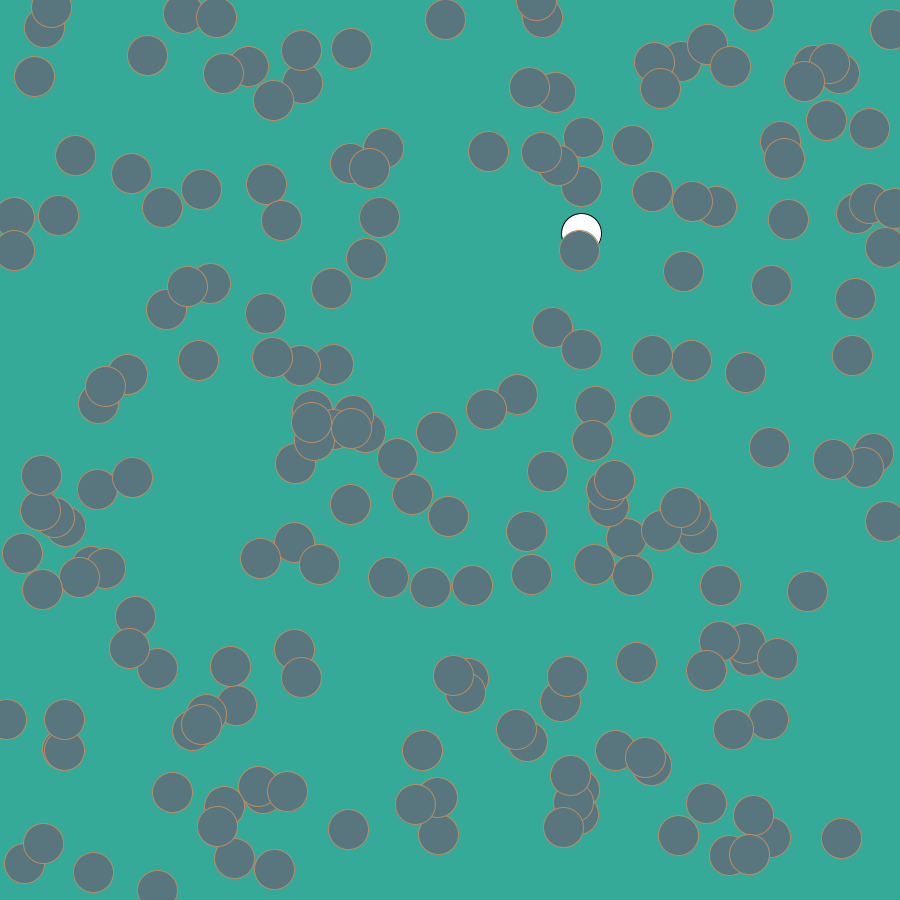
Frame 1 (no input)
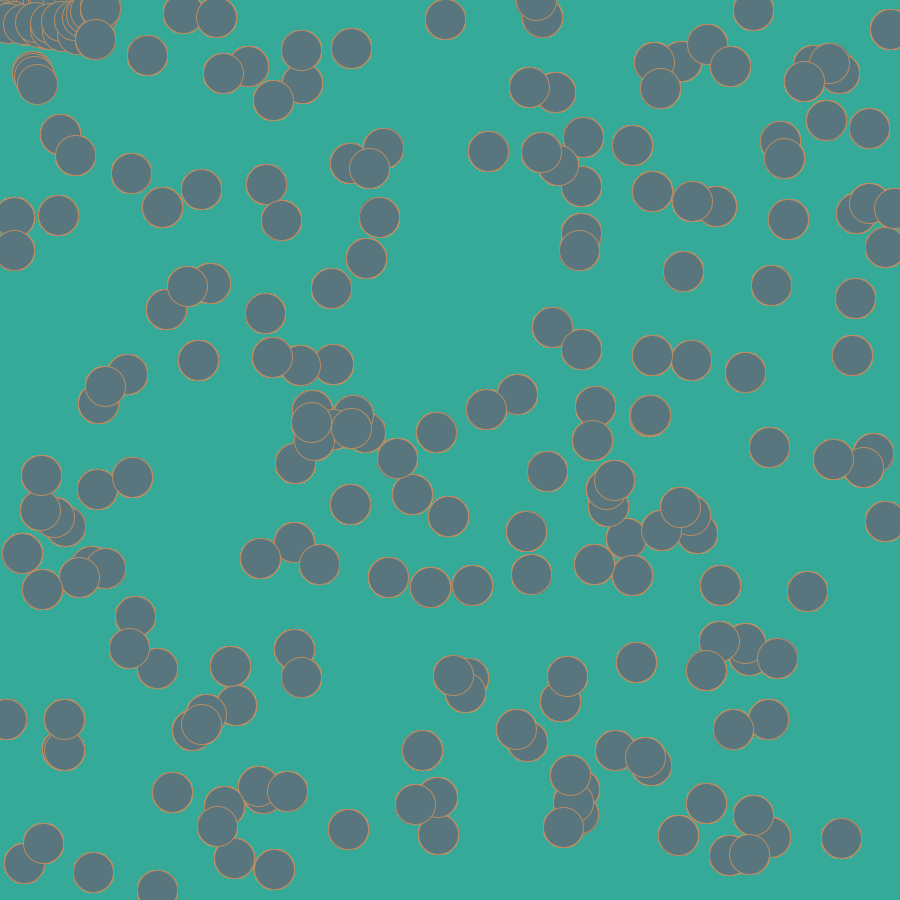
Frame 60 (the mouse pressed at the canvas centre just before this capture)
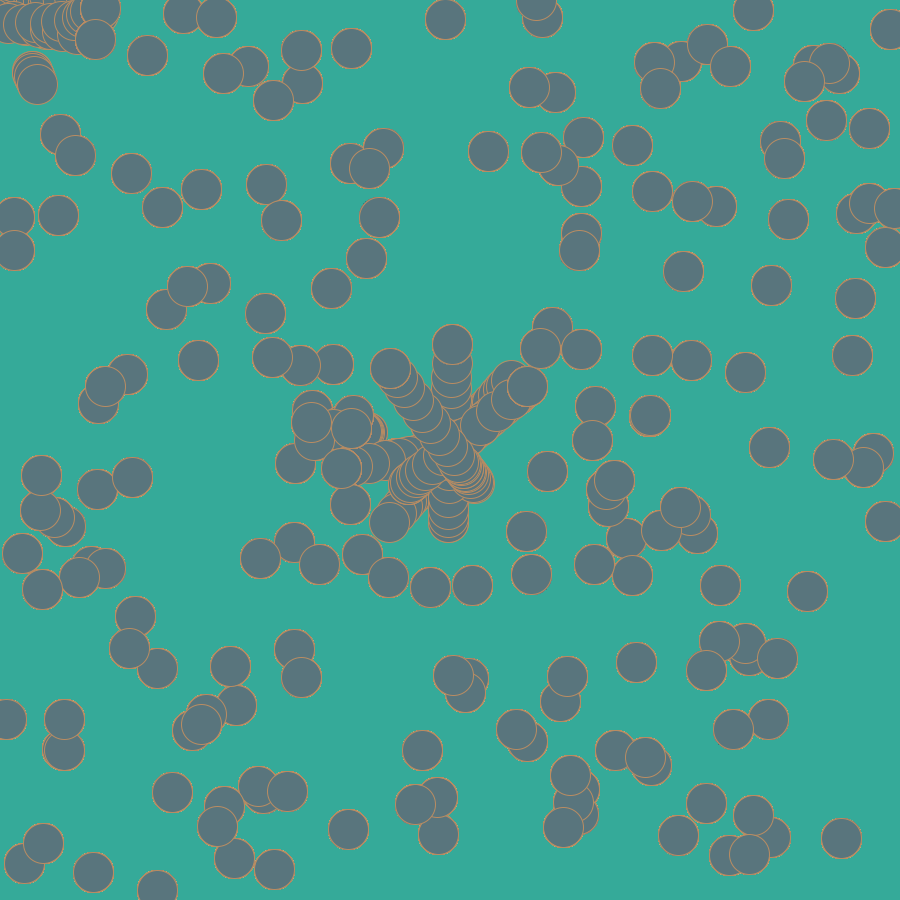
Frame 120 (the mouse held since frame 60 and released just before this capture)

The Processing sketch that drew these frames (run headless with seeded random() and noise(); from frame 60 on, the mouse is pressed at the canvas centre):

// Processing sketch: DATT2040_Week2_sketch
// ── DATT2040_Week2_sketch.pde
int total = 200;
Fly[] flies = new Fly[total];

void setup(){
  size(900,900);
  background(53,170,153, 97);
  for (int i = 0; i< total; i++){
    flies[i] = new Fly();
  }
}
void draw(){
  //background(153,170,153); //for a different effect, unhide or hide this line (12)
  for (int i = 0; i< total; i++){
    flies[i].run();
  }
}


class Fly{
  PVector location;
  PVector velocity;
  PVector acceleration;
  
  float flyminborder;
  float flymaxborder;
  float flyspeed;
  
  Fly(){
    location = new PVector (random(width), random(height));
    velocity = new PVector (0,0);
    acceleration = new PVector (0,0);
    
    flyminborder = 90;
    flymaxborder = 100;
    
    flyspeed = 5;
  }
void runAway(){
    PVector mouse = new PVector (mouseX, mouseY);
    PVector approach = PVector.sub(mouse, location);
    float distance = abs(approach.mag());
    
    if (distance <flyminborder){
      approach.normalize();
      approach.mult(flyspeed);
      
      acceleration = approach.mult(random(-1,1));
    }
    
    if (distance > flymaxborder){
      acceleration.mult(0);
      velocity.mult(0);
    }
  }
  void update(){
    velocity.add(acceleration);
    location.add(velocity);
    acceleration.mult(10);
  }
  
  void displayFly(){
  ellipse(location.x, location.y, 40,40);
  fill(89,117,125);
  stroke (185,140,98);
  
}

void checkEdges(){
  PVector edge = new PVector (-450,-450);
  
  if (location.x> width){
    edge = new PVector (width, location.y);
  }
  else if (location.x< 0){
    edge = new PVector (0, location.y);
  }
  if (location.y> height){
    edge = new PVector (location.x, height);
  }
  else if (location.y<0){
    edge = new PVector (location.x, 0);
  }
  
  
  PVector approach = PVector.sub(edge, location);
  float distance = abs(approach.mag());
  
  
  if (distance < flyminborder){
    approach.normalize();
    approach.mult(flyspeed);
    acceleration = approach;
  }
}
  
  void run(){
    displayFly();
    update();
    runAway();
    checkEdges();
  }
}
